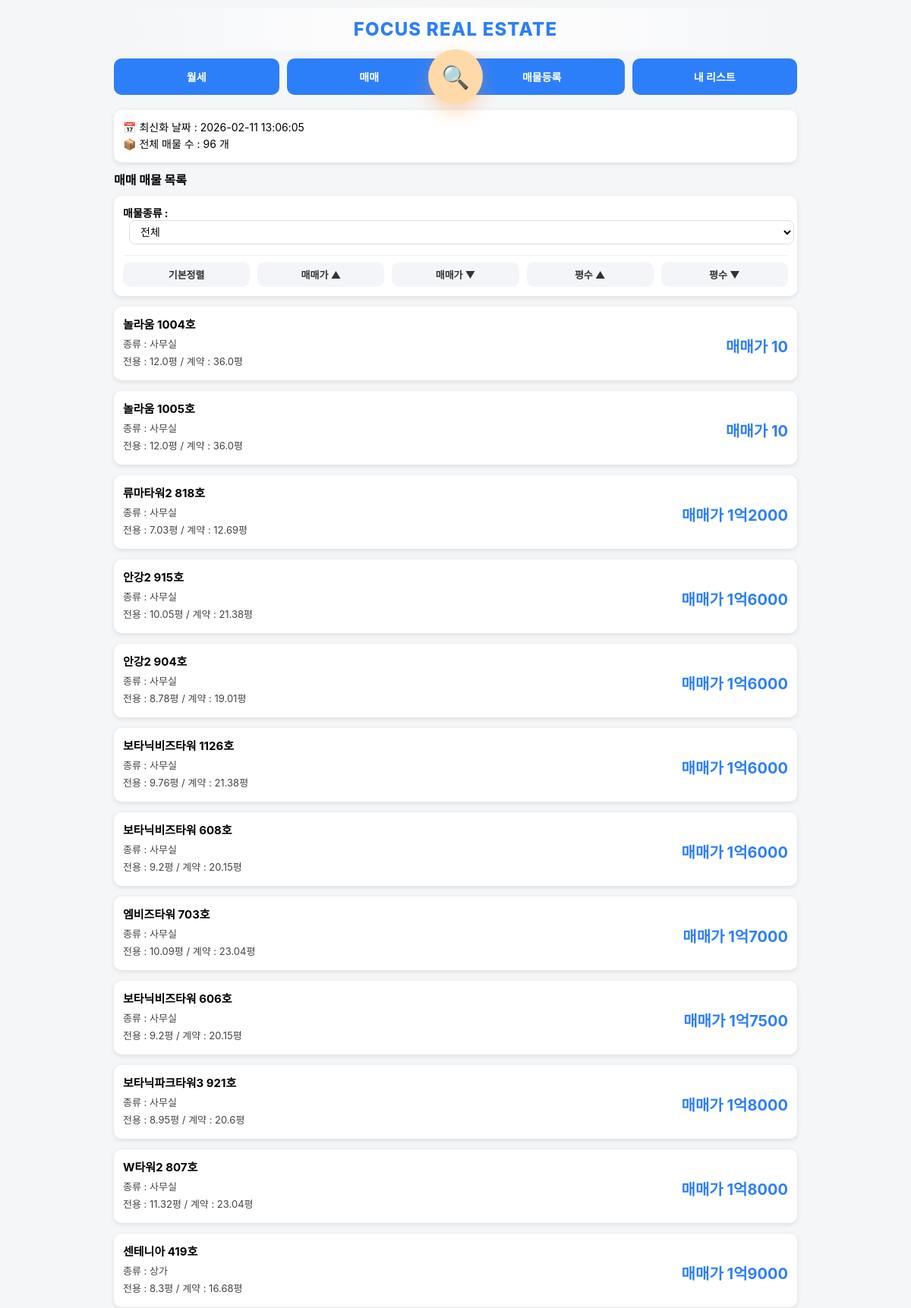
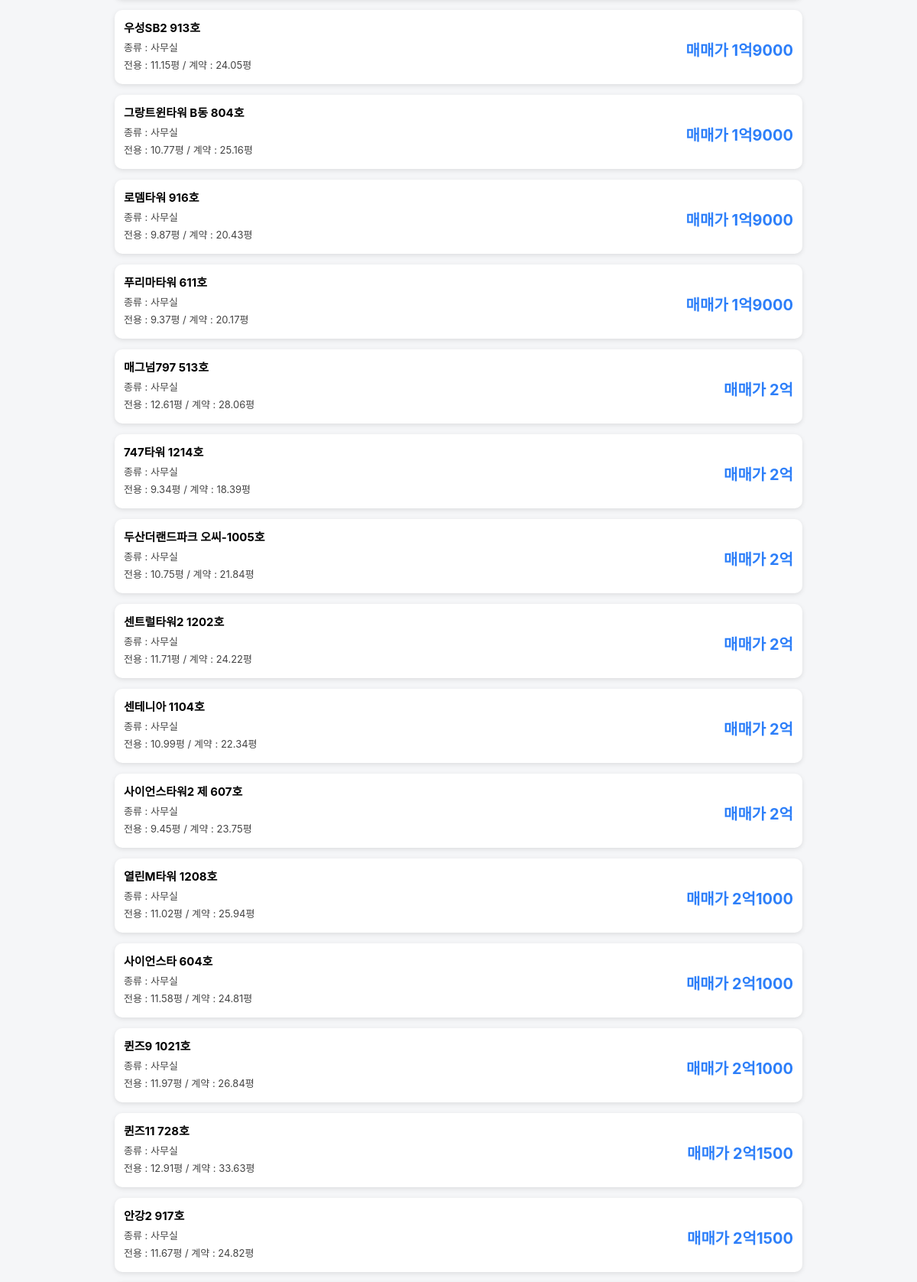
The app's page /?mode=sale (signed in, upper part) with its own data (2 pictures, top to bottom).
### app.py (models this page shows)
class UploadLog(db.Model):
    id = db.Column(db.Integer, primary_key=True)
    upload_time = db.Column(db.String(50))

class Property(db.Model):
    status = db.Column(db.String(20), default='available')
    property_type = db.Column(db.String(50))
    id = db.Column(db.Integer, primary_key=True)
    building_name = db.Column(db.String(200))
    exclusive_area = db.Column(db.Float)
    contract_area = db.Column(db.Float)
    deposit = db.Column(db.Integer)
    rent = db.Column(db.Integer)
    sale_price = db.Column(db.Integer)
    category = db.Column(db.String(20))
    status = db.Column(db.String(20), default='available')

### app.py (the view)
@app.route("/")
@login_required
def index():
    print("현재 로그인 상태:", current_user.is_authenticated)
    mode = request.args.get("mode", "rent")
    sort = request.args.get("sort", "")
    property_type = request.args.get("property_type", "")
    query = Property.query
    if property_type:
        query = query.filter(Property.property_type == property_type)
    if mode == "sale":
        query = query.filter_by(category="매매")
    else:
        query = query.filter_by(category="월세")
    if sort == "rent_asc":
        query = query.order_by(Property.rent.asc(), Property.deposit.asc())
    elif sort == "rent_desc":
        query = query.order_by(Property.rent.desc(), Property.deposit.desc())
    elif sort == "sale_asc":
        query = query.order_by(Property.sale_price.asc())
    elif sort == "sale_desc":
        query = query.order_by(Property.sale_price.desc())
    elif sort == "area_asc":
        query = query.order_by(Property.exclusive_area.asc())
    elif sort == "area_desc":
        query = query.order_by(Property.exclusive_area.desc())
    else:
        if mode == "rent":
            query = query.order_by(Property.rent.asc(), Property.deposit.asc())
        else:
            query = query.order_by(Property.sale_price.asc())
    properties = query.all()
    last_upload = UploadLog.query.order_by(UploadLog.id.desc()).first()
    upload_time = last_upload.upload_time if last_upload else "업로드 기록 없음"
    return render_template(
        "index.html",
        properties=properties,
        mode=mode,
        format_sale_price_korean=format_sale_price_korean,
        upload_time=upload_time,
        property_type=property_type
    )

### app.py (called while the page is built)
@login_manager.user_loader
def load_user(user_id):
    return User.query.get(int(user_id))

def format_sale_price_korean(price):
    try:
        price = int(price)
        if price >= 10000:
            eok = price // 10000
            rest = price % 10000
            if rest == 0:
                return f"{eok}억"
            else:
                return f"{eok}억{rest}"
        else:
            return f"{price}"
    except:
        return price

### templates/index.html (shortened to what this page needs)
{% extends "base.html" %}
{% block content %}
<div class="card info-box">
    <div>📅 최신화 날짜 : {{ upload_time }}</div>
    <div>📦 전체 매물 수 : {{ properties|length }} 개</div>
</div>
{% if mode == "sale" %}
<h2>매매 매물 목록</h2>
{% else %}
<h2>월세 매물 목록</h2>
{% endif %}
<div class="card">
<form method="get">
    <div class="filter-row">
        <strong>매물종류 :</strong>
        <select name="property_type" onchange="this.form.submit()">
            <option value="" {% if not property_type %}selected{% endif %}>전체</option>
        </select>
    </div>
</form>
<div class="sort-buttons">
    <a href="/?mode={{ mode }}&property_type={{ property_type }}">기본정렬</a>
    {% if mode == "sale" %}
        <a href="/?mode=sale&sort=sale_asc&property_type={{ property_type }}">매매가 ▲</a>
        <a href="/?mode=sale&sort=sale_desc&property_type={{ property_type }}">매매가 ▼</a>
    {% else %}
        <a href="/?mode=rent&sort=rent_asc&property_type={{ property_type }}">월세 ▲</a>
        <a href="/?mode=rent&sort=rent_desc&property_type={{ property_type }}">월세 ▼</a>
    {% endif %}
    <a href="/?mode={{ mode }}&sort=area_asc&property_type={{ property_type }}">평수 ▲</a>
    <a href="/?mode={{ mode }}&sort=area_desc&property_type={{ property_type }}">평수 ▼</a>
</div>
</div>
{% for p in properties %}
<div class="card property-card">
    <div class="card-row">
        <div class="card-left">
            <div class="title">{{ p.building_name }}</div>
            <div class="detail">
                종류 : {{ p.property_type }}
            </div>
            <div class="detail">
                전용 : {{ p.exclusive_area }}평 /
                계약 : {{ p.contract_area }}평
            </div>
        </div>
        <div class="card-right">
            <div class="price">
               {% if p.category == "매매" %}
                   매매가 {{ format_sale_price_korean(p.sale_price) }}
               {% else %}
                   임대 {{ p.deposit }}/{{ p.rent }}
               {% endif %}
        </div>
        </div>
    </div>
</div>
{% endfor %}
</div>
{% endblock %}

### templates/base.html (style rules this page uses)
body { font-size: 14px; }
.card-row { display: flex; justify-content: space-between; align-items: center; }
.card-left { flex: 1; }
.card-right { text-align: right; min-width: 160px; }
.price { display: flex; justify-content: flex-end; gap: 8px; font-weight: bold; color: #2d7ff9; font-size: 16px; }
@media (min-width: 801px) { .sort-buttons { display: flex !important; flex-direction: row !important; gap: 10px !important; } }
@media (min-width: 801px) { .price { font-size: 20px !important; } }
@media (min-width: 801px) { .sort-buttons a { flex: 1 !important; } }
body { font-family: -apple-system, BlinkMacSystemFont, "Segoe UI", Roboto, sans-serif; margin: 0; padding: 0; background: #f5f6f8; }
h2 { font-size: 16px; margin: 10px 0; }
.card { background: white; padding: 12px; border-radius: 10px; margin-bottom: 10px; box-shadow: 0 2px 6px rgba(0,0,0,0.1); }
.info-box { font-size: 14px; line-height: 1.6; }
select { padding: 10px; width: 100%; border-radius: 8px; border: 1px solid #ccc; font-size: 14px; }
.sort-buttons { display: grid; grid-template-columns: repeat(2, 1fr); gap: 6px; }
.sort-buttons a { background: #eef2f7; padding: 10px; text-align: center; border-radius: 8px; text-decoration: none; font-size: 13px; color: #333; font-weight: bold; }
.property-card .title { font-weight: bold; font-size: 15px; margin-bottom: 6px; }
.property-card .detail { font-size: 13px; margin-bottom: 4px; color: #444; }
.property-card .price { margin-top: 6px; font-size: 14px; color: #2d7ff9; font-weight: bold; }
.property-card { transition: transform 0.18s ease, box-shadow 0.18s ease; cursor: pointer; }

### templates/index.html (style rules this page uses)
.filter-row { margin-bottom:12px; font-size:14px; }
.filter-row select { margin-left:8px; padding:6px 10px; border-radius:8px; border:1px solid #d9dee7; background:#fff; font-size:14px; transition:0.15s; }
.sort-buttons { margin-top:14px; padding-top:8px; border-top:1px solid #eef1f5; display:flex; flex-wrap:wrap; gap:8px; }
.sort-buttons a { text-decoration:none; color:#333; background:#f3f5f9; padding:7px 12px; border-radius:10px; font-size:13px; font-weight:600; transition:0.15s; }
.property-card { margin-top:14px; }

### records on screen
UploadLog: upload_time "2026-02-11 13:06:05"
Property: building_name "놀라움 1004호", property_type "사무실", exclusive_area "12.0", contract_area "36.0", sale_price "10"
Property: building_name "놀라움 1005호", property_type "사무실", exclusive_area "12.0", contract_area "36.0", sale_price "10"
Property: building_name "류마타워2 818호", property_type "사무실", exclusive_area "7.03", contract_area "12.69", sale_price "1억2000"
Property: building_name "안강2 915호", property_type "사무실", exclusive_area "10.05", contract_area "21.38", sale_price "1억6000"
Property: building_name "안강2 904호", property_type "사무실", exclusive_area "8.78", contract_area "19.01", sale_price "1억6000"
Property: building_name "보타닉비즈타워 1126호", property_type "사무실", exclusive_area "9.76", contract_area "21.38", sale_price "1억6000"
Property: building_name "보타닉비즈타워 608호", property_type "사무실", exclusive_area "9.2", contract_area "20.15", sale_price "1억6000"
Property: building_name "엠비즈타워 703호", property_type "사무실", exclusive_area "10.09", contract_area "23.04", sale_price "1억7000"
Property: building_name "보타닉비즈타워 606호", property_type "사무실", exclusive_area "9.2", contract_area "20.15", sale_price "1억7500"
Property: building_name "보타닉파크타워3 921호", property_type "사무실", exclusive_area "8.95", contract_area "20.6", sale_price "1억8000"
Property: building_name "W타워2 807호", property_type "사무실", exclusive_area "11.32", contract_area "23.04", sale_price "1억8000"
Property: building_name "센테니아 419호", property_type "상가", exclusive_area "8.3", contract_area "16.68", sale_price "1억9000"
Property: building_name "우성SB2 913호", property_type "사무실", exclusive_area "11.15", contract_area "24.05", sale_price "1억9000"
Property: building_name "그랑트윈타워 B동 804호", property_type "사무실", exclusive_area "10.77", contract_area "25.16", sale_price "1억9000"
Property: building_name "로뎀타워 916호", property_type "사무실", exclusive_area "9.87", contract_area "20.43", sale_price "1억9000"
Property: building_name "푸리마타워 611호", property_type "사무실", exclusive_area "9.37", contract_area "20.17", sale_price "1억9000"
Property: building_name "매그넘797 513호", property_type "사무실", exclusive_area "12.61", contract_area "28.06", sale_price "2억"
Property: building_name "747타워 1214호", property_type "사무실", exclusive_area "9.34", contract_area "18.39", sale_price "2억"
Property: building_name "두산더랜드파크 오씨-1005호", property_type "사무실", exclusive_area "10.75", contract_area "21.84", sale_price "2억"
Property: building_name "센트럴타워2 1202호", property_type "사무실", exclusive_area "11.71", contract_area "24.22", sale_price "2억"
Property: building_name "센테니아 1104호", property_type "사무실", exclusive_area "10.99", contract_area "22.34", sale_price "2억"
Property: building_name "사이언스타워2 제 607호", property_type "사무실", exclusive_area "9.45", contract_area "23.75", sale_price "2억"
Property: building_name "열린M타워 1208호", property_type "사무실", exclusive_area "11.02", contract_area "25.94", sale_price "2억1000"
Property: building_name "사이언스타 604호", property_type "사무실", exclusive_area "11.58", contract_area "24.81", sale_price "2억1000"
Property: building_name "퀸즈9 1021호", property_type "사무실", exclusive_area "11.97", contract_area "26.84", sale_price "2억1000"
Property: building_name "퀸즈11 728호", property_type "사무실", exclusive_area "12.91", contract_area "33.63", sale_price "2억1500"
Property: building_name "안강2 917호", property_type "사무실", exclusive_area "11.67", contract_area "24.82", sale_price "2억1500"

### other values on screen
{{ properties|length }} "96"
